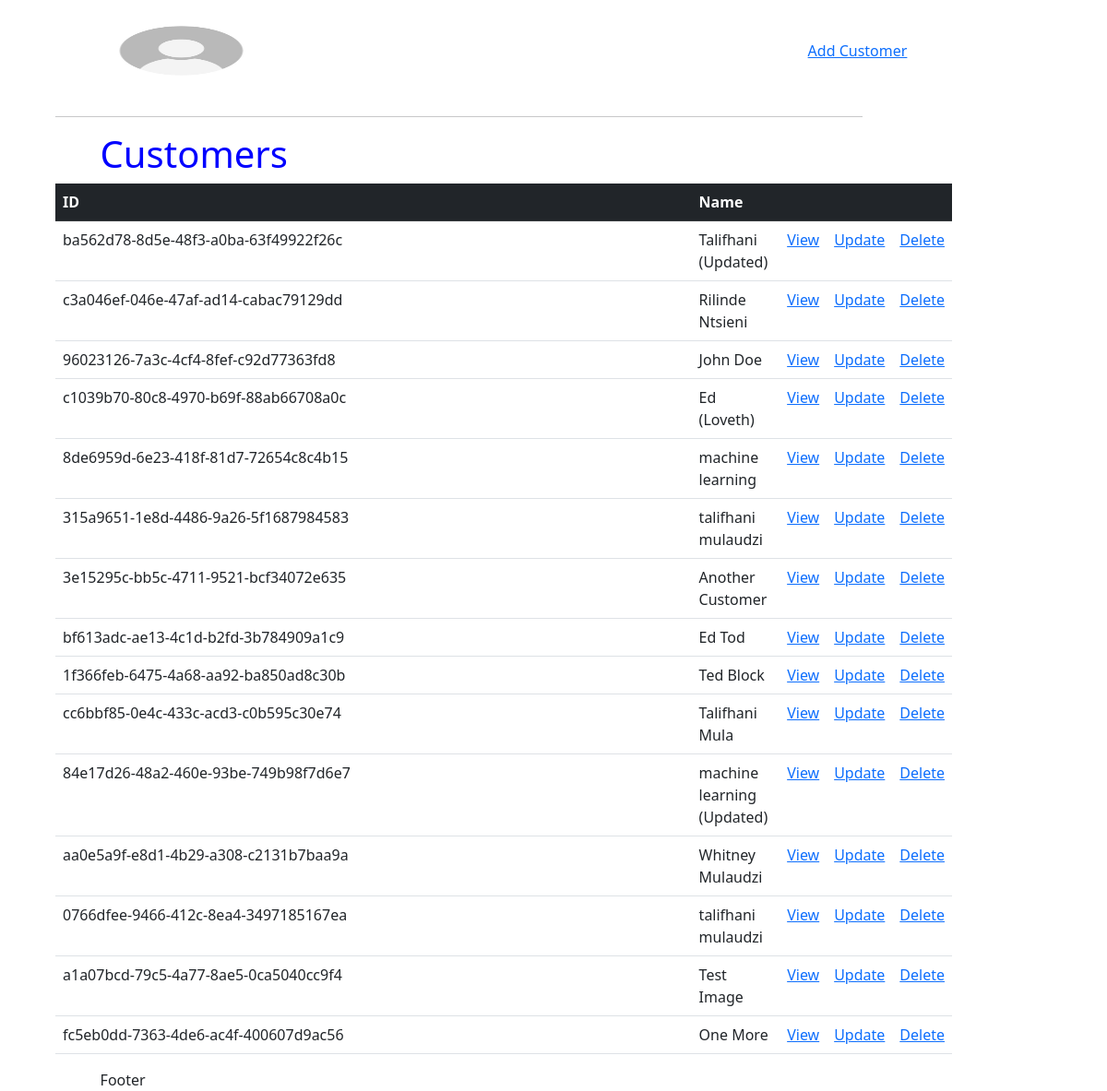
The app's page /customers/, older data.
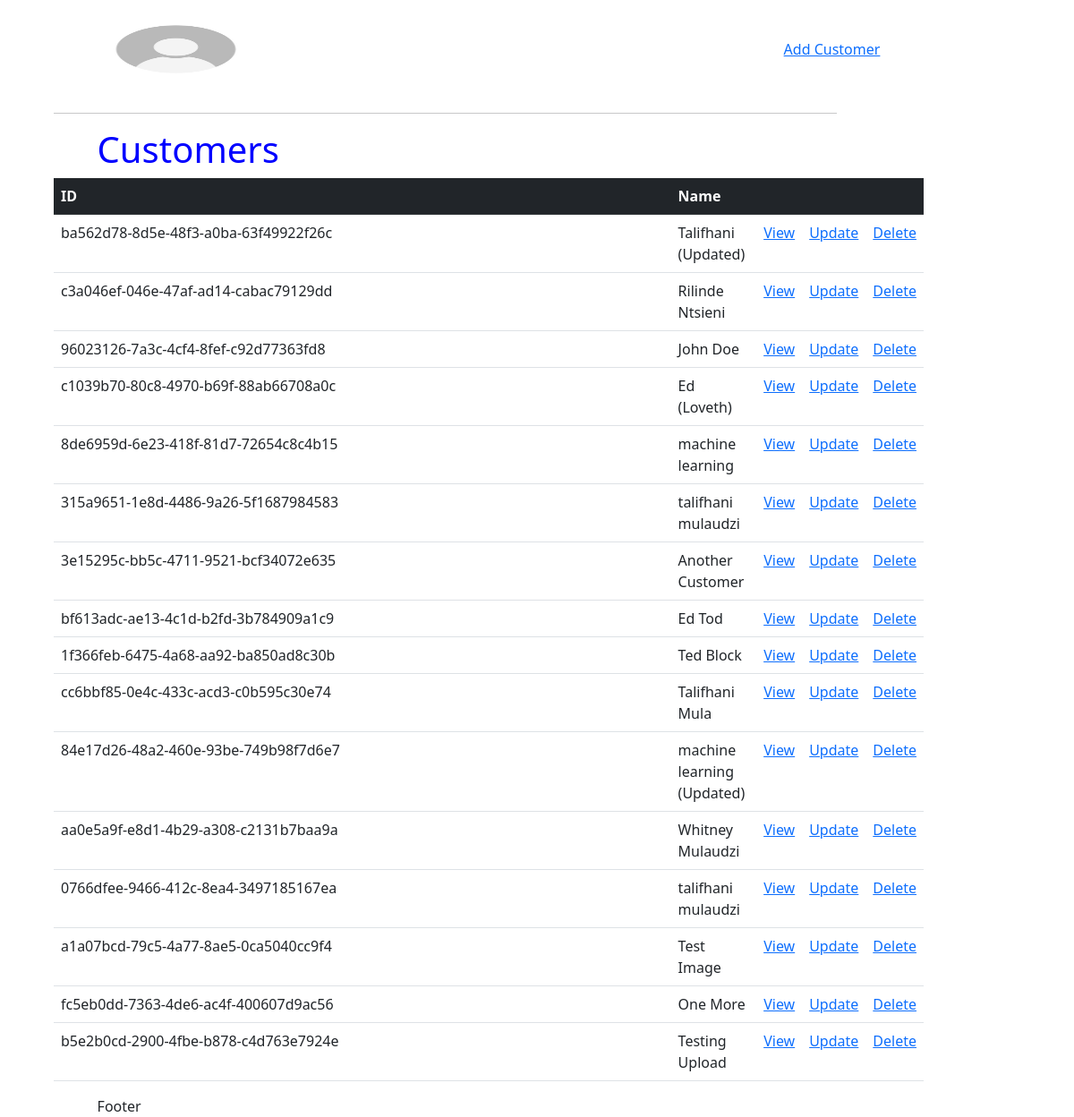
The same page, newer data.
### timetestapp/models.py (models this page shows, shortened)
class Customer(models.Model):
    id = models.UUIDField(primary_key=True, editable=False, unique=True, default=uuid.uuid4)
    name = models.CharField(max_length=200)
    image = models.ImageField(null=True, blank=True, default=DEFAULT)
    role = models.TextField(blank=True, null=True)
    story = models.TextField(blank=True, null=True)
    tags = models.ManyToManyField("Tag", blank=True)

### timetestapp/views.py (the view)
# urls.py: path('customers/', views.users, name='all-customers'),
def users(request):
    customers = Customer.objects.all()
    context = {'customers':customers}
    return render(request, 'customers.html', context)

### timetestapp/templates/customers.html (shortened to what this page needs)
<!DOCTYPE html>
<html lang="en">
  <head>
    <link
      href="https://cdn.jsdelivr.net/npm/bootstrap@5.1.3/dist/css/bootstrap.min.css"
      rel="stylesheet"
    />
  </head>
  <body>
    {% extends 'home.html' %} {% block cont %}
    <h1>Customers</h1>
    <table class="table">
      <tr class="table-dark">
        <th>ID</th>
        <th>Name</th>
        <th></th>
        <th></th>
        <th></th>
      </tr>
      {% for customer in customers %}
      <tr class="">
        <td>{{customer.id}}</td>
        <td>{{customer.name}}</td>
        <td><a href="{% url 'customer' customer.id %}">View</a></td>
        <td><a href="{% url 'update-customer' customer.id %}">Update</a></td>
        <td><a href="{% url 'delete-customer' customer.id %}">Delete</a></td>
      </tr>
      {% endfor %}
    </table>
    {% endblock cont %}

Row changes from the older to the newer data that the page shows:
added Customer: id "b5e2b0cd-2900-4fbe-b878-c4d763e7924e", name "Testing Upload"
